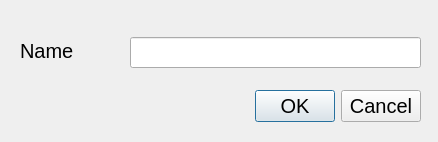
<?xml version="1.0" encoding="UTF-8"?>
<ui version="4.0">
 <class>UnitNameDlg</class>
 <widget class="QDialog" name="UnitNameDlg">
  <property name="windowModality">
   <enum>Qt::WindowModal</enum>
  </property>
  <property name="geometry">
   <rect>
    <x>0</x>
    <y>0</y>
    <width>438</width>
    <height>142</height>
   </rect>
  </property>
  <property name="minimumSize">
   <size>
    <width>438</width>
    <height>142</height>
   </size>
  </property>
  <property name="windowTitle">
   <string>Dialog</string>
  </property>
  <widget class="QDialogButtonBox" name="buttonBox">
   <property name="geometry">
    <rect>
     <x>80</x>
     <y>90</y>
     <width>341</width>
     <height>32</height>
    </rect>
   </property>
   <property name="font">
    <font>
     <family>Tahoma</family>
     <pointsize>15</pointsize>
    </font>
   </property>
   <property name="orientation">
    <enum>Qt::Horizontal</enum>
   </property>
   <property name="standardButtons">
    <set>QDialogButtonBox::Cancel|QDialogButtonBox::Ok</set>
   </property>
  </widget>
  <widget class="QLineEdit" name="nameLineEdit">
   <property name="geometry">
    <rect>
     <x>130</x>
     <y>37</y>
     <width>291</width>
     <height>31</height>
    </rect>
   </property>
   <property name="font">
    <font>
     <family>Tahoma</family>
     <pointsize>15</pointsize>
    </font>
   </property>
  </widget>
  <widget class="QLabel" name="label">
   <property name="geometry">
    <rect>
     <x>20</x>
     <y>40</y>
     <width>101</width>
     <height>22</height>
    </rect>
   </property>
   <property name="font">
    <font>
     <family>Tahoma</family>
     <pointsize>15</pointsize>
    </font>
   </property>
   <property name="text">
    <string>Name</string>
   </property>
  </widget>
 </widget>
 <tabstops>
  <tabstop>buttonBox</tabstop>
  <tabstop>nameLineEdit</tabstop>
 </tabstops>
 <resources/>
 <connections>
  <connection>
   <sender>buttonBox</sender>
   <signal>accepted()</signal>
   <receiver>UnitNameDlg</receiver>
   <slot>accept()</slot>
   <hints>
    <hint type="sourcelabel">
     <x>248</x>
     <y>254</y>
    </hint>
    <hint type="destinationlabel">
     <x>157</x>
     <y>274</y>
    </hint>
   </hints>
  </connection>
  <connection>
   <sender>buttonBox</sender>
   <signal>rejected()</signal>
   <receiver>UnitNameDlg</receiver>
   <slot>reject()</slot>
   <hints>
    <hint type="sourcelabel">
     <x>316</x>
     <y>260</y>
    </hint>
    <hint type="destinationlabel">
     <x>286</x>
     <y>274</y>
    </hint>
   </hints>
  </connection>
 </connections>
</ui>
